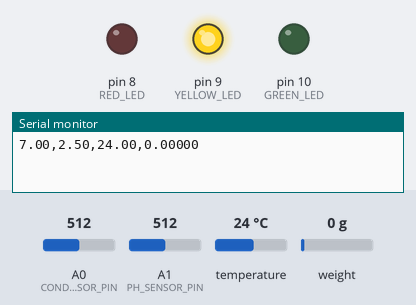
Recording of a sketch running on a simulated Arduino Uno, built with avr-gcc and run on an emulated ATmega328P. Shown: output pins drawn as LEDs (lit = HIGH), the last lines printed to the serial monitor. Inputs (shaded band) come from the test bench; at power-on: temperature 24 °C, A0 (CONDUCTIVITY_SENSOR_PIN) = 512, A1 (PH_SENSOR_PIN) = 512, weight on the scale 0 g.

Above: at 4.2 s.
4.3 s: temperature set to 25.3 °C
At 6.7 s:
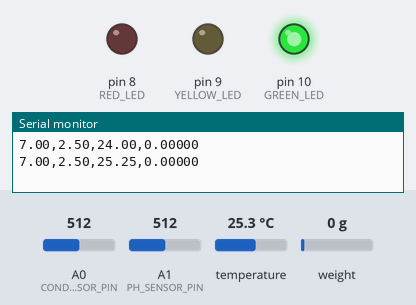
7.6 s: temperature set to 28.5 °C
9.4 s: temperature set to 29.6 °C
At 11.3 s:
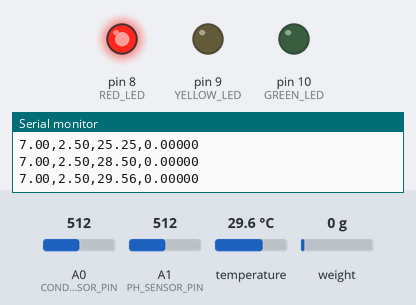
11.7 s: temperature set to 12 °C
At 12.9 s:
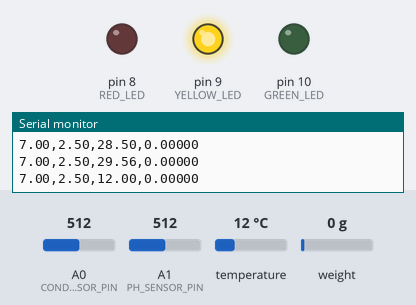
13.8 s: temperature set to 28 °C
At 15.7 s:
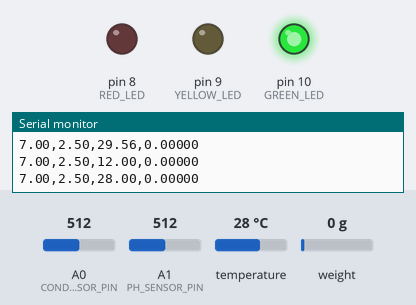
Timing chart, 0 to 16.9 s (numbered marks = the images above; inputs shaded):
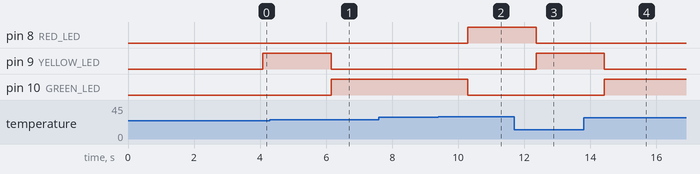

Measured:
- the behaviour switches between 24.9 and 25 °C on temperature (found by bisection; images 0 and 1)
- the behaviour switches between 29 and 29.1 °C on temperature (found by bisection; images 1 and 2)
- after the input at 4.3 s, pin 9 (YELLOW_LED): HIGH → LOW after 1.9 s; pin 10 (GREEN_LED): LOW → HIGH after 1.9 s
- after the input at 9.4 s, pin 8 (RED_LED): LOW → HIGH after 0.89 s; pin 10 (GREEN_LED): HIGH → LOW after 0.89 s
- after the input at 11.7 s, pin 8 (RED_LED): HIGH → LOW after 0.66 s; pin 9 (YELLOW_LED): LOW → HIGH after 0.66 s
- after the input at 13.8 s, pin 9 (YELLOW_LED): HIGH → LOW after 0.63 s; pin 10 (GREEN_LED): LOW → HIGH after 0.63 s

The sketch:

REAL_SENSOR.ino
```cpp
#include "HX711.h"
#include <OneWire.h>
#include <DallasTemperature.h>

// --- PIN DEFINITIONS ---
// NOTE: Moved ONE_WIRE_BUS from 2 to 4 to avoid conflict with HX711 SCK_PIN
#define ONE_WIRE_BUS 4
const int DOUT_PIN = 3;
const int SCK_PIN = 2;

#define PH_SENSOR_PIN A1
#define CONDUCTIVITY_SENSOR_PIN A0

#define RED_LED 8
#define YELLOW_LED 9
#define GREEN_LED 10

// --- SENSOR OBJECTS ---
OneWire oneWire(ONE_WIRE_BUS);
DallasTemperature sensors(&oneWire);
HX711 scale;

// --- CONSTANTS & CALIBRATION ---
const float CALIBRATION_FACTOR = 53687.0;
const float PH_VREF = 5.0;
const float PH_SLOPE = 3.5;
const float PH_OFFSET = 0.0;
const float COND_OFFSET = 0.0;
const float COND_SCALE = 1.0;

// --- HELPER FUNCTIONS ---
float readPH() {
  const int samples = 10;
  long sum = 0;
  for (int i = 0; i < samples; i++) {
    sum += analogRead(PH_SENSOR_PIN);
    delay(10);
  }
  float adc = sum / (float)samples;
  float voltage = adc * (PH_VREF / 1023.0);
  return 7.0 + ((2.5 - voltage) / PH_SLOPE) + PH_OFFSET;
}

float readConductivity() {
  const int samples = 10;
  long sum = 0;
  for (int i = 0; i < samples; i++) {
    sum += analogRead(CONDUCTIVITY_SENSOR_PIN);
    delay(10);
  }
  float adc = sum / (float)samples;
  float voltage = adc * (PH_VREF / 1023.0);
  return (voltage * COND_SCALE) + COND_OFFSET;
}

void setup() {
  Serial.begin(9600);

  // Initialize Sensors
  sensors.begin();
  scale.begin(DOUT_PIN, SCK_PIN);

  // LED Setup
  pinMode(RED_LED, OUTPUT);
  pinMode(YELLOW_LED, OUTPUT);
  pinMode(GREEN_LED, OUTPUT);
  digitalWrite(RED_LED, LOW);
  digitalWrite(YELLOW_LED, LOW);
  digitalWrite(GREEN_LED, LOW);

  // Analog Pins
  pinMode(PH_SENSOR_PIN, INPUT);
  pinMode(CONDUCTIVITY_SENSOR_PIN, INPUT);

  // Tare the pressure sensor silently
  // A 2-second delay here is safe because it only runs once at startup
  delay(2000);
  if (scale.is_ready()) {
    scale.tare();
    scale.set_scale(CALIBRATION_FACTOR);
  }
}

void loop() {
  // 1. Read Temperature
  sensors.requestTemperatures();
  float tempC = sensors.getTempCByIndex(0);

  // 2. Read pH & Conductivity
  float pH = readPH();
  float conductivity = readConductivity();

  // 3. Read Pressure
  float pressure_bar = 0.0;
  if (scale.is_ready()) {
    // Grab 1 sample instead of 5 so we don't block the loop
    float pressure_kPa = scale.get_units(1);
    pressure_bar = pressure_kPa * 0.01;
  }

  // 4. Output Clean CSV
  // Formatting strictly as: pH, conductivity, temperature_C, pressure_bar
  Serial.print(pH, 2);
  Serial.print(",");
  Serial.print(conductivity, 2);
  Serial.print(",");
  Serial.print(tempC, 2);
  Serial.print(",");
  Serial.println(pressure_bar, 5);

  // 5. LED Status Logic
  digitalWrite(RED_LED, LOW);
  digitalWrite(YELLOW_LED, LOW);
  digitalWrite(GREEN_LED, LOW);

  if (tempC > 29.0) {
    digitalWrite(RED_LED, HIGH);
  } else if (tempC < 25.0) {
    digitalWrite(YELLOW_LED, HIGH);
  } else {
    digitalWrite(GREEN_LED, HIGH);
  }

  // Loop delay (1 second is standard)
  delay(1000);
}
```
